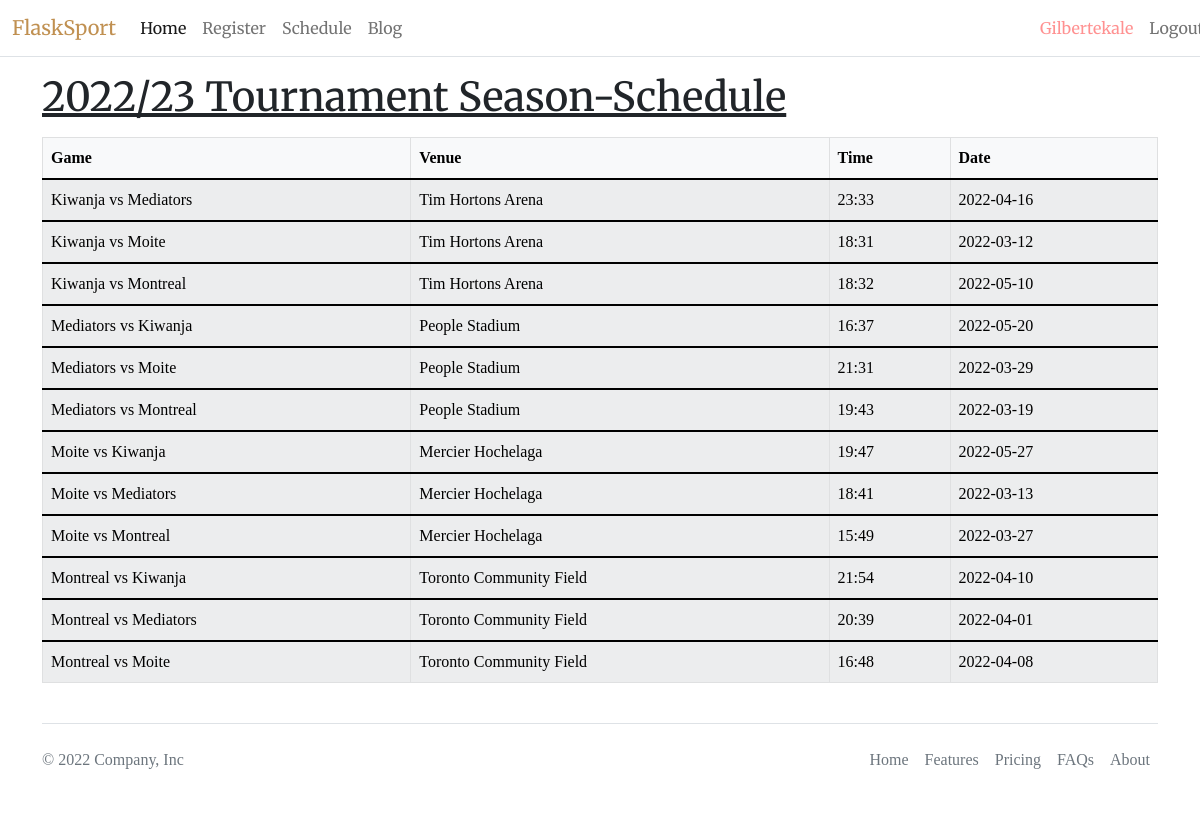
Screenshot of /schedule/ (signed in) with the database file from the repository.
### sport/models.py (models this page shows, shortened)
class User(db.Model, UserMixin):
    id = db.Column(db.Integer(), primary_key=True)
    username = db.Column(db.String(length=20), nullable=False, unique=True)
    first_name = db.Column(db.String(length=30), nullable=False, unique=True)
    last_name = db.Column(db.String(length=20), nullable=False, unique=True)
    email = db.Column(db.String(length=20), nullable=False, unique=True)
    password_hash = db.Column(db.String(length=80), nullable=False)
    date_of_birth = db.Column(db.String(length=10), nullable=False)
    team_id = db.Column(db.Integer(), db.ForeignKey('team.id'), nullable=True) #created only when the user registers for sport.
    is_registered = db.Column(db.Boolean(), nullable=True) # updated when user registers.
    user_bookmarked = db.relationship('Bookmarks', backref='user', lazy=True)
    posts_created = db.relationship('Post', backref='user', lazy=True)
    player_attributes = db.relationship(
        'Attributes', backref='user', lazy=True)
    @property
    def password(self):
        return self.password

class Team(db.Model):
    id = db.Column(db.Integer(), primary_key=True)
    name = db.Column(db.String(length=20), nullable=False, unique=True)
    description = db.Column(db.String(length=80), nullable=False)
    sports = db.Column(db.String(length=15), nullable=False)
    max_players = db.Column(db.Integer(), nullable=False, default=25)
    year_formed = db.Column(db.String(length=4), nullable=False)
    location = db.Column(db.String(length=20), nullable=False)
    stadium = db.Column(db.String(length=20), nullable=False)
    players = db.relationship('User', backref='team', lazy=True)
    def update_schedule_id(self, schedule):
        self.schedule_id = schedule
        db.session.commit()
        print('Schedule update!!')

### sport/routes.py (the view)
@app.route('/schedule/')
def schedule_page():
    payload = schedule.generate_schedule()
    teams = payload[1]
    for item in teams:
        item = item.strip()
        team = Team.query.filter_by(name=item + ' ' + 'Soccer Club').first()
        team.update_schedule_id(team.id)
    fixtures = payload[0]
    main_fixture = []
    for i in range(len(fixtures)):
        for j in range(len(fixtures[i])):
            fixture = {}
            home_team = fixtures[i][j].split(
                'vs')  # extract home team stadiums,
            stad = Team.query.filter_by(
                name=home_team[0] + 'Soccer Club').first()
            fixture['fixture'] = fixtures[i][j]
            fixture['venue'] = stad.stadium
            fixture['kickoff_time'] = schedule.generate_schedule_date()[0]
            fixture['kickoff_date'] = schedule.generate_schedule_date()[1]
            main_fixture.append(fixture)
    return render_template('schedule/schedule.html', main_fixture=main_fixture)

### sport/models.py (called while the page is built)
@login_manager.user_loader
def load_user(user_id):
    return User.query.get(int(user_id))

### sport/utility/schedule.py (called while the page is built)
def generate_schedule_date():
    start_date = datetime.date(2022, 3, 1)
    end_date = datetime.date(2022, 6, 1)
    time_between_dates = end_date - start_date
    days_between_dates = time_between_dates.days
    random_number_of_days = random.randrange(days_between_dates)
    random_date = str(start_date + datetime.timedelta(days=random_number_of_days))
    hour = str(random.randint(15, 23))
    minutes =str(random.randint(30, 59))
    kickoff_time = hour + ":" + minutes
    kickoff_date=random_date
    return kickoff_time, kickoff_date

def generate_schedule():
    team = Team.query.filter_by(sports='Soccer')
    team_name = []
    fixtures = []
    for item in team:
        team_name.append(item.name.replace('Soccer Club', '').strip())
    for name in team_name:
        rand = random.choice(team_name)
        mini_fixture = []
        for rand in team_name:
            if name == rand:
                continue
            else:
                table = name + ' ' + 'vs' + ' ' + rand
                mini_fixture.append(table)
                two_teams = table.split('vs')
        fixtures.append(mini_fixture)
    print('Utility',fixtures)
    return fixtures, two_teams

### sport/templates/schedule/schedule.html (shortened to what this page needs)
{% extends 'base.html' %}
{% block content %}
<div class="container table-responsive">
    <u>
        <h1 class="mt-3 mb-3">2022/23 Tournament Season-Schedule</h1>
    </u>
    <table class='table table-light table-striped table-bordered' style="font-size:medium">
        <thead>
            <th scope='col'>Game</th>
            <th scope='col'>Venue</th>
            <th scope='col'>Time</th>
            <th scope='col'>Date</th>
        </thead>
        {% for items in main_fixture %}
        <tbody>
            <tr scope='row'>
                {% for val in items.values() %}
                <td>{{val}}</td>
                {% endfor %}
            </tr>
        </tbody>
        {% endfor %}
    </table>
</div>
{% endblock %}

### sport/templates/base.html (shortened to what this page needs)
<!doctype html>
<html lang="en">
<head>
    <link rel="stylesheet" href="static/css/style.css">
    <link href="https://cdn.jsdelivr.net/npm/bootstrap@5.1.3/dist/css/bootstrap.min.css" rel="stylesheet"
>
</head>
<body>
    <nav class="navbar navbar-expand-md navbar-light border-bottom">
        <div class="container-fluid">
            <a class="navbar-brand" href="{{url_for('home_page')}}"
                style="font-family: 'Merriweather', serif;color:rgba(169, 104, 18, 0.734)">FlaskSport</a>
            <div class="row collapse navbar-collapse" id="navbarNav" style="font-family: 'Merriweather', serif">
                <div class="col-lg-10">
                    <ul class="navbar-nav">
                        <li class="nav-item">
                            <a class="nav-link active" aria-current="page" href="{{url_for('home_page')}}">Home</a>
                        </li>
                        {% if current_user.is_authenticated %}
                        <li class="nav-item">
                            <a class="nav-link" href="{{url_for('registration_page')}}">Register</a>
                        </li>
                        {% endif %}
                        <li class="nav-item">
                            <a class="nav-link" href="{{url_for('schedule_page')}}">Schedule</a>
                        </li>
                        <li class="nav-item">
                            <a class="nav-link" href="{{url_for('blog_page')}}">Blog</a>
                        </li>
                    </ul>
                </div>
                <div class='col-lg-2'>
                    <ul class="navbar-nav">
                        {% if current_user.is_authenticated%}
                        <li class="nav-item">
                            <a class="nav-link text-capitalize" href="{{url_for('view_user_profile')}}"
                                style='color:rgba(255, 47, 47, 0.53)'>{{current_user.username}}</a>
                        </li>
                        <li class="nav-item justify-content-end">
                            <a class="nav-link" href="{{url_for('logout_page')}}">Logout</a>
                        </li>
                        {% endif %}
                    </ul>
                </div>
            </div>
        </div>
    </nav>
    {% block content %}
    {% endblock %}
    {% include 'includes/footer.html' %}
</body>
</html>

### sport/templates/base.html (style rules this page uses)
body { font-family: 'Times New Roman', Times, serif; }
h1, h3, h4 { font-family: 'Merriweather', serif; }

### rows the page displays
User: username "Gilbertekale"
Team: values "Kiwanja vs Mediators" "23:33" "2022-04-16" "Kiwanja vs Moite" "18:31" "2022-03-12" "Kiwanja vs Montreal" "18:32" "2022-05-10", stadium "Tim Hortons Arena"
Team: values "Mediators vs Kiwanja" "16:37" "2022-05-20" "Mediators vs Moite" "21:31" "2022-03-29" "Mediators vs Montreal" "19:43" "2022-03-19", stadium "People Stadium"
Team: values "Moite vs Kiwanja" "19:47" "2022-05-27" "Moite vs Mediators" "18:41" "2022-03-13" "Moite vs Montreal" "15:49" "2022-03-27", stadium "Mercier Hochelaga"
Team: values "Montreal vs Kiwanja" "21:54" "2022-04-10" "Montreal vs Mediators" "20:39" "2022-04-01" "Montreal vs Moite" "16:48" "2022-04-08", stadium "Toronto Community Field"
